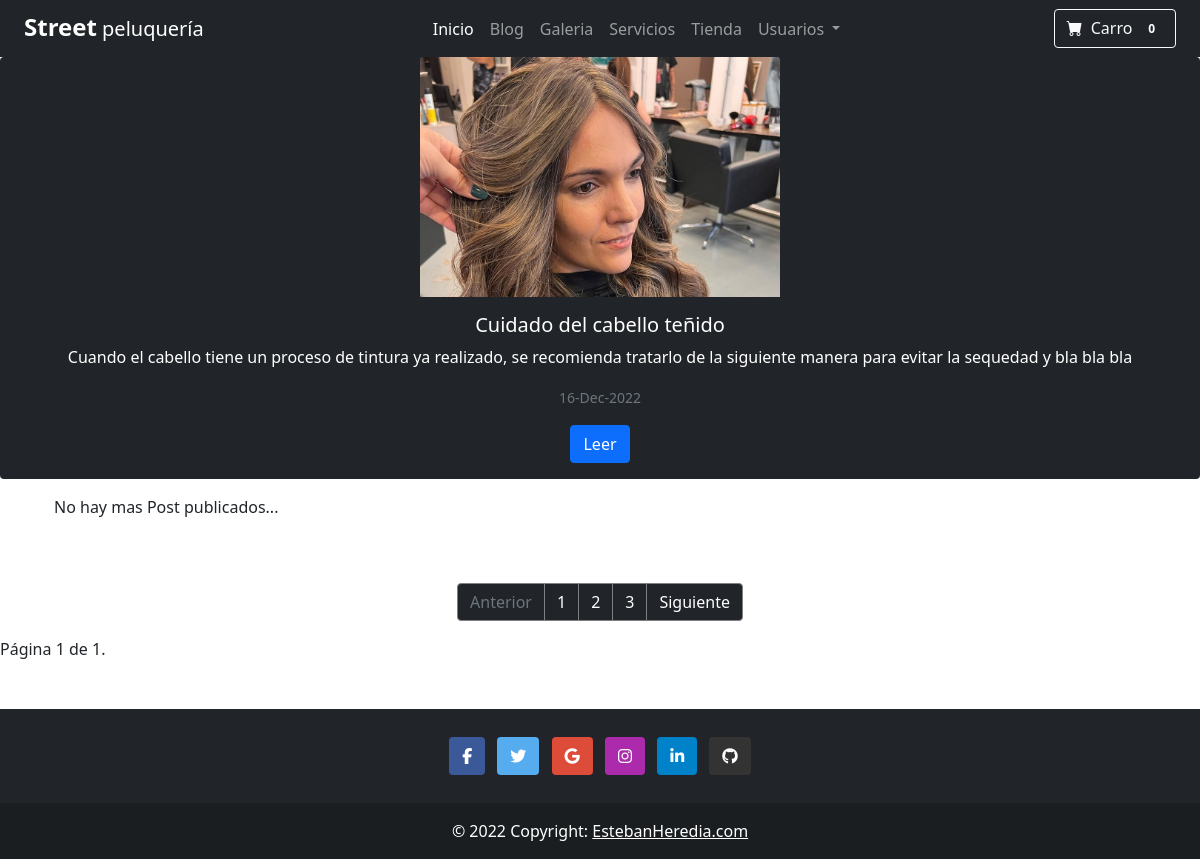
The app's page /lista_post, older data.
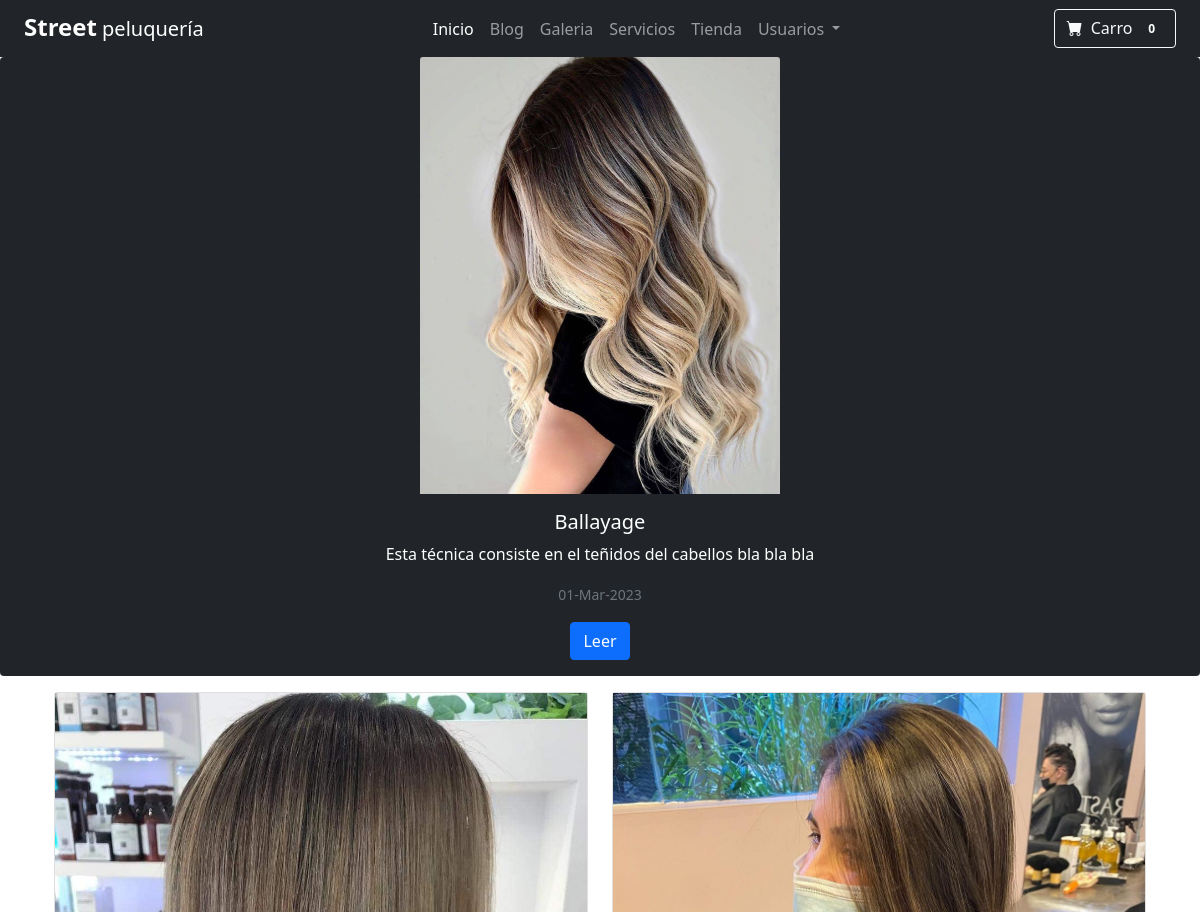
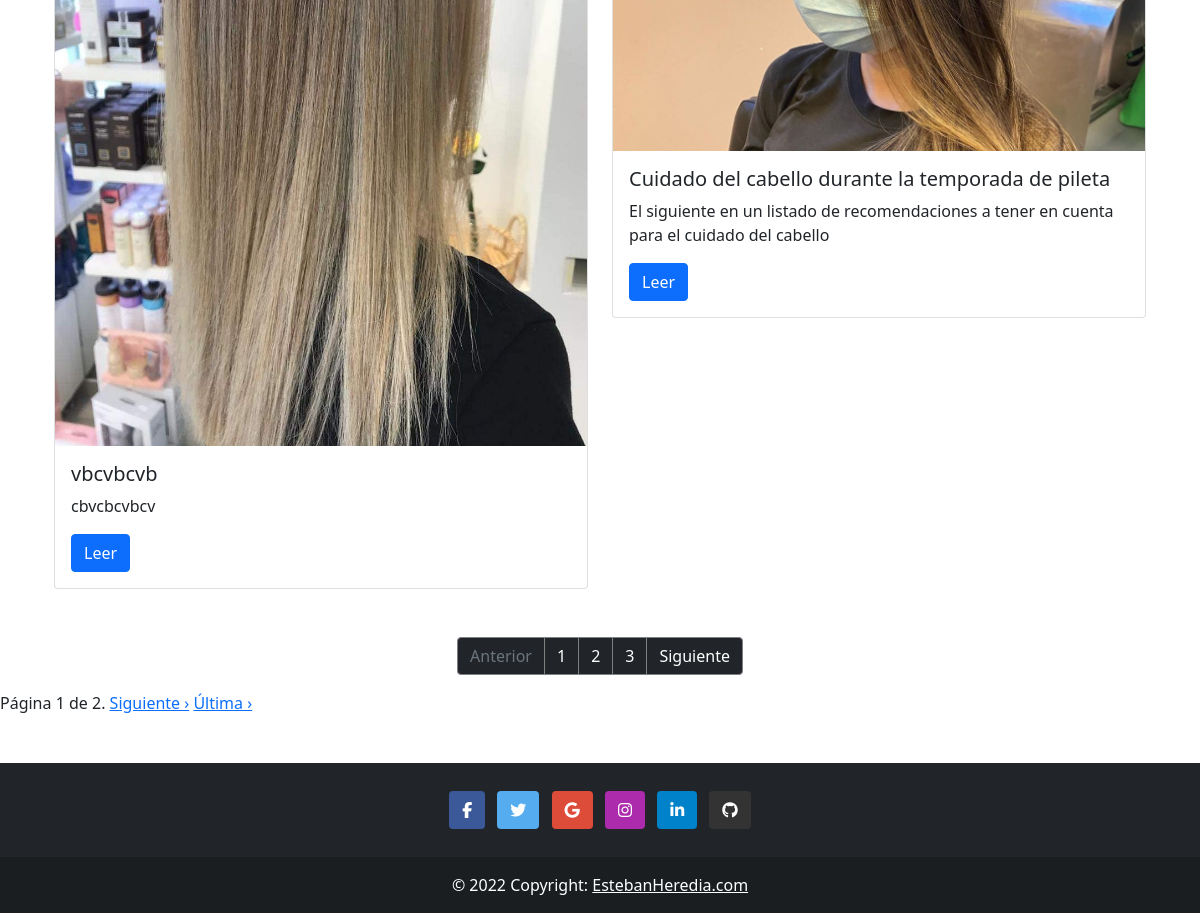
The same page, newer data (2 pictures, top to bottom).
### blog/models.py (models this page shows, shortened)
class Post(models.Model):
    ESTADO = [
        ('publicado', 'Publicado'),
        ('borrador', 'Borrador'),
        ('eliminado', "Eliminado")
    ]
    titulo = models.CharField(max_length=255)
    cuerpo = models.TextField()
    creado_en = models.DateTimeField()
    publicado_en = models.DateTimeField()
    estado = models.CharField(max_length=255, choices=ESTADO)
    slug = models.SlugField()
    autor = models.ForeignKey(Autor, on_delete=models.CASCADE)
    categoria = models.ForeignKey(Categoria, on_delete=models.SET_NULL, null=True)
    imagen = models.ImageField(upload_to='blog/images')
    etiquetas = models.ManyToManyField(Tag)

### blog/views.py (the view)
# urls.py: path('lista_post', views.lista_post, name='lista_post'),
def lista_post(request):
    params = {}
    post_list = Post.objects.filter(estado="publicado").order_by('-publicado_en')[1:]
    paginador = Paginator(post_list, 2) # Mostramos 2 post por pagina
    nro_pagina = request.GET.get('page')
    page_obj = paginador.get_page(nro_pagina) # Obtengo los post de esa pagína para pasarlos al template
    params["page_obj"] = page_obj
    post_principal = Post.objects.filter(estado="publicado").order_by('-publicado_en').first()
    params["post_principal"] = post_principal
    return render(request, 'blog/posts.html', params)

### templates/blog/posts.html (shortened to what this page needs)
{% extends "layout.html" %} {% load i18n %} {% block blog %}
<div class="card mb-3 border-0 bg-dark ">
  <img class="card-img-top"
    src="{{post_principal.imagen.url}}"
    style="width: 30%; margin: auto auto"
    alt=""
  />
  <center>
    <div class="card-body" style="color: white;">
      <h5 class="card-title">{{post_principal.titulo}}</h5>
      <p class="card-text">
        {{post_principal.cuerpo}}
      </p>
      <p class="card-text">
        <small class="text-muted">{{post_principal.publicado_en|date:"d-M-Y"}}</small>
      </p>
      <a href="#!" class="btn btn-primary">Leer</a>
    </div>
  </center>
</div>
<div class="container">
  <div class="row">
    {% for post in page_obj %}
      <div class="col-6">
        <div class="card">
          <div
            class="bg-image hover-overlay ripple"
            data-mdb-ripple-color="light"
          >
            <img
              src="{{post.imagen.url}}"
              class="img-fluid"
            />
          </div>
          <div class="card-body">
            <h5 class="card-title">{{post.titulo}}</h5>
            <p class="card-text">
              {{post.cuerpo}}
            </p>
            <a href="#!" class="btn btn-primary">Leer</a>
          </div>
        </div>
      </div>
    {% empty %}
      <p>No hay mas Post publicados...</p>
    {% endfor %}
  </div>
</div>
<section>
  <nav aria-label="Page navigation example"  >
    <ul class="pagination justify-content-center mt-5" >
      <li class="page-item disabled">
        <a class="page-link bg-dark" style="border-color: grey;">Anterior</a>
      </li>
      <li class="page-item" ><a class="page-link bg-dark" style="border-color: grey; color: white;" href="#">1</a></li>
      <li class="page-item"><a class="page-link bg-dark" style="border-color:grey; color: white;" href="#">2</a></li>
      <li class="page-item"><a class="page-link bg-dark" style="border-color: grey; color: white;" href="#">3</a></li>
      <li class="page-item">
        <a class="page-link bg-dark" style="border-color: grey; color: white;" href="#">Siguiente</a>
      </li>
    </ul>
  </nav>
</section>
<div class="pagination">
  <span class="step-links">
    <span class="current-page">
      Página {{ page_obj.number }} de {{ page_obj.paginator.num_pages }}.
    </span>
    {% if page_obj.has_next %}
      <a href="?page={{ page_obj.next_page_number}}">Siguiente &rsaquo;</a>
      <a href="?page={{ page_obj.paginator.num_pages }}">Última &rsaquo;</a>
    {% endif %}
  </span>
</div>
{% endblock blog %}

### templates/layout.html (shortened to what this page needs)
{% extends "base.html" %}
{% load i18n %}
{% block content %}
<div class="container-fluid p-0" style="background-color: rgb(255, 187, 0)">
  <div class="row p-0">
    <div class="col-12">
      <nav class="navbar navbar-expand-lg navbar-dark bg-dark">
        <div class="container-fluid">
          <a class="navbar-brand" href="/">
            <h4 class="fw-bolder" style="display:inline;">Street</h5>
              <p style="display:inline;"> peluquería</p>
          </a>
          <div class="collapse navbar-collapse" id="navbarNavDropdown">
            <ul class="navbar-nav mx-auto">
              <li class="nav-item">
                <a class="nav-link active" aria-current="page" href="/">Inicio</a>
              </li>
              <li class="nav-item">
                <a class="nav-link" href="{% url 'blog:lista_post' %}">Blog</a>
              </li>
              <li class="nav-item">
                <a class="nav-link" href="{% url 'galeria' %}">Galeria</a>
              </li>
              <li class="nav-item">
                <a class="nav-link" href="{% url 'servicios' %}">Servicios</a>
              </li>
              <li class="nav-item">
                <a class="nav-link" href="{% url 'tienda_index' %}">Tienda</a>
              </li>
              <li class="nav-item dropdown">
                <a class="nav-link dropdown-toggle" href="#" role="button" data-bs-toggle="dropdown"
                  aria-expanded="false">
                  Usuarios
                </a>
              </li>
            </ul>
            <form class="d-flex">
              <button class="btn btn-outline-light" type="submit"  formaction="{% url 'carrito' %}">
                <i class="bi-cart-fill me-1" ></i>
                Carro
                <span class="badge bg-dark text-white ms-1 rounded-pill">0</span>
              </button>
            </form>
          </div>
        </div>
      </nav>
    </div>
  </div>
</div>
{% block blog %} {% endblock %}
<footer class="bg-dark text-center text-white mt-5">
  <div class="container p-4 pb-0">
    <section class="mb-4">
      <a class="btn text-white btn-floating m-1" style="background-color: #3b5998" href="#!" role="button"><i
          class="fab fa-facebook-f"></i></a>
      <a class="btn text-white btn-floating m-1" style="background-color: #55acee" href="#!" role="button"><i
          class="fab fa-twitter"></i></a>
      <a class="btn text-white btn-floating m-1" style="background-color: #dd4b39" href="#!" role="button"><i
          class="fab fa-google"></i></a>
      <a class="btn text-white btn-floating m-1" style="background-color: #ac2bac" href="#!" role="button"><i
          class="fab fa-instagram"></i></a>
      <a class="btn text-white btn-floating m-1" style="background-color: #0082ca" href="#!" role="button"><i
          class="fab fa-linkedin-in"></i></a>
      <a class="btn text-white btn-floating m-1" style="background-color: #333333" href="#!" role="button"><i
          class="fab fa-github"></i></a>
    </section>
  </div>
  <div class="text-center p-3" style="background-color: rgba(0, 0, 0, 0.2)">
    © 2022 Copyright:
    <a class="text-white" href="">EstebanHeredia.com</a>
  </div>
</footer>
{% endblock %}

### templates/base.html (shortened to what this page needs)
{% load static %}
<!DOCTYPE html>
<html lang="es">
<head>
  <link href="https://cdn.jsdelivr.net/npm/bootstrap-icons@1.5.0/font/bootstrap-icons.css" rel="stylesheet" />
  <link rel="stylesheet" href="https://cdnjs.cloudflare.com/ajax/libs/lightbox2/2.8.2/css/lightbox.min.css">
  <link rel="stylesheet" type="text/css" href="{% static 'css/bootstrap/bootstrap.min.css' %}" />
  <link rel="stylesheet" type="text/css" href="{% static 'css/main.css' %}" />
</head>
<body>
  {% block content %}{% endblock %}
</body>
</html>

Row changes from the older to the newer data that the page shows:
no longer on this page (row unchanged): Post: imagen (picture), titulo "Cuidado del cabello teñido", cuerpo "Cuando el cabello tiene un proceso de tintura ya realizado, se recomienda tratarlo de la siguiente manera para evitar la sequedad y bla bla bla", publicado_en "16-Dec-2022"
added Post: imagen (picture), titulo "Ballayage", cuerpo "Esta técnica consiste en el teñidos del cabellos bla bla bla", publicado_en "01-Mar-2023"
added Post: imagen (picture), titulo "vbcvbcvb", cuerpo "cbvcbcvbcv"
now on this page (row edited): Post: imagen (picture), titulo "Cuidado del cabello durante la temporada de pileta", cuerpo "El siguiente en un listado de recomendaciones a tener en cuenta para el cuidado del cabello"
Text that changed along with them:
{{ page_obj.paginator.num_pages }}: "1" → "2"
text no longer shown: "No hay mas Post publicados..."
text now shown: "Siguiente › Última ›"
